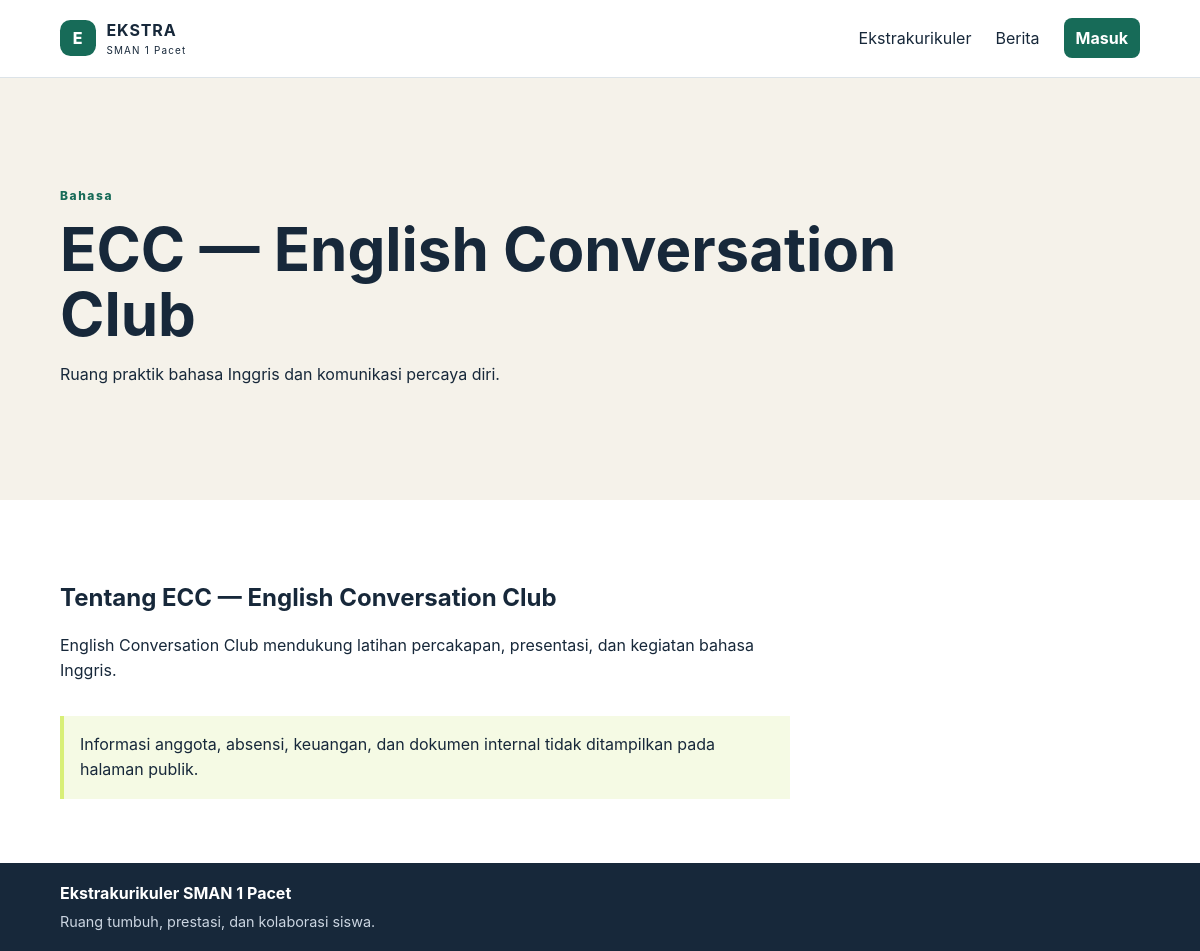
The app's page /ekstrakurikuler/ecc with its own data.
### tables this page shows
CREATE TABLE extracurriculars (id BIGINT UNSIGNED AUTO_INCREMENT PRIMARY KEY, group_id BIGINT UNSIGNED NOT NULL, name VARCHAR(150) NOT NULL, slug VARCHAR(160) NOT NULL UNIQUE, short_description VARCHAR(280) NOT NULL, description TEXT NOT NULL, status ENUM('active','inactive','archived') NOT NULL DEFAULT 'active', is_featured BOOLEAN NOT NULL DEFAULT FALSE, settings JSON NULL, created_at TIMESTAMP NOT NULL DEFAULT CURRENT_TIMESTAMP, updated_at TIMESTAMP NULL DEFAULT NULL ON UPDATE CURRENT_TIMESTAMP, CONSTRAINT fk_extra_group FOREIGN KEY(group_id) REFERENCES extracurricular_groups(id), INDEX idx_extra_public (status,is_featured,name));

CREATE TABLE extracurricular_groups (id BIGINT UNSIGNED AUTO_INCREMENT PRIMARY KEY, name VARCHAR(120) NOT NULL UNIQUE, description TEXT NULL, sort_order SMALLINT UNSIGNED NOT NULL DEFAULT 0);

### app/Core/View.php (called while the page is built, shortened)
<?php
final class View {
    public static function render(string $template, array $data = [], string $layout = 'public'): never {
        extract($data, EXTR_SKIP); ob_start(); require dirname(__DIR__, 2) . '/views/' . $template . '.php'; $content = ob_get_clean(); require dirname(__DIR__, 2) . '/views/layouts/' . $layout . '.php'; exit;
    }
    public static function e(?string $value): string { return htmlspecialchars((string)$value, ENT_QUOTES, 'UTF-8'); }
}

### app/Controllers/PublicController.php (called while the page is built, shortened)
<?php
final class PublicController {
    private ExtracurricularRepository $extras; private NewsRepository $news;
    public function __construct() {$db=App::container()->get(\App\Core\Database::class);$this->extras=new ExtracurricularRepository($db);$this->news=new NewsRepository($db);}
    public function showExtracurricular(Request $r,string $slug): never { $item=$this->extras->bySlug($slug); if(!$item){http_response_code(404);View::render('errors/404');} View::render('public/extracurricular-detail',compact('item')); }
}

### public/index.php (called while the page is built, shortened)
<?php
require dirname(__DIR__) . '/bootstrap.php';
$router = new Router();
$router->get('/', [PublicController::class, 'home']);
$router->get('/ekstrakurikuler', [PublicController::class, 'extracurriculars']);
$router->get('/ekstrakurikuler/{slug}', [PublicController::class, 'showExtracurricular']);
$router->get('/berita', [PublicController::class, 'news']);
$router->get('/berita/{slug}', [PublicController::class, 'showNews']);
$router->get('/login', [AuthController::class, 'showLogin']);
$router->post('/login', [AuthController::class, 'login']);
$router->post('/logout', [AuthController::class, 'logout']);
$router->get('/dashboard', [DashboardController::class, 'index']);
$router->get('/profil', [DashboardController::class, 'profile']);
$router->dispatch(App::request());

### bootstrap.php (called while the page is built, shortened)
<?php
spl_autoload_register(static function (string $class): void {
    $prefix = 'App\\';
    $file = __DIR__ . '/app/' . str_replace('\\', '/', substr($class, strlen($prefix))) . '.php';
});

### app/Core/App.php (called while the page is built, shortened)
<?php
final class App {
    private static Container $container;
    public static function boot(Container $container): void { self::$container = $container; }
    public static function container(): Container { return self::$container; }
}

### app/Core/Env.php (called while the page is built, shortened)
<?php
final class Env {
    public static function get(string $key, ?string $default = null): ?string { return $_ENV[$key] ?? getenv($key) ?: $default; }
}

### app/Core/Database.php (called while the page is built, shortened)
<?php
final class Database {
    private PDO $pdo;
    public function __construct() {
        $dsn = sprintf('mysql:host=%s;port=%s;dbname=%s;charset=utf8mb4', Env::get('DB_HOST', '127.0.0.1'), Env::get('DB_PORT', '3306'), Env::get('DB_DATABASE', 'ekstra_pacet'));
        $this->pdo = new PDO($dsn, Env::get('DB_USERNAME'), Env::get('DB_PASSWORD'), [PDO::ATTR_ERRMODE => PDO::ERRMODE_EXCEPTION, PDO::ATTR_DEFAULT_FETCH_MODE => PDO::FETCH_ASSOC, PDO::ATTR_EMULATE_PREPARES => false]);
    }
    public function pdo(): PDO { return $this->pdo; }
}

### app/Core/Container.php (called while the page is built, shortened)
<?php
final class Container {
    private array $entries = [];
    public function set(string $id, callable $factory): void { $this->entries[$id] = $factory; }
    public function get(string $id): object { return ($this->entries[$id])(); }
}

### app/Repositories/ExtracurricularRepository.php (called while the page is built, shortened)
<?php
final class ExtracurricularRepository {
    public function bySlug(string $slug): ?array { $s=$this->db->pdo()->prepare("SELECT e.*,g.name group_name,g.description group_description FROM extracurriculars e JOIN extracurricular_groups g ON g.id=e.group_id WHERE e.slug=? AND e.status='active'"); $s->execute([$slug]); return $s->fetch() ?: null; }
}

### app/Core/Request.php (called while the page is built, shortened)
<?php
final class Request {
    public function __construct() { $this->method = strtoupper($_SERVER['REQUEST_METHOD'] ?? 'GET'); $this->path = rtrim(parse_url($_SERVER['REQUEST_URI'] ?? '/', PHP_URL_PATH) ?: '/', '/') ?: '/'; }
}

### app/Services/Auth.php (called while the page is built, shortened)
<?php
final class Auth {
    public static function user(): ?array { Session::start(); return $_SESSION['user'] ?? null; }
}

### app/views/public/extracurricular-detail.php (the view)
<?php use App\Core\View; ?><section class="detail-hero"><p class="eyebrow"><?=View::e($item['group_name'])?></p><h1><?=View::e($item['name'])?></h1><p><?=View::e($item['short_description'])?></p></section><article class="article section"><h2>Tentang <?=View::e($item['name'])?></h2><p><?=nl2br(View::e($item['description']))?></p><aside class="notice">Informasi anggota, absensi, keuangan, dan dokumen internal tidak ditampilkan pada halaman publik.</aside></article>

### app/Core/Router.php (shortened to what this page needs)
<?php
final class Router {
    private array $routes = [];
    private function add(string $method, string $path, array $handler): void { $this->routes[] = compact('method', 'path', 'handler'); }
    public function dispatch(Request $request): never {
        foreach ($this->routes as $route) {
            $pattern = '#^' . preg_replace('#\\{([a-z_]+)\\}#', '(?P<$1>[a-z0-9-]+)', $route['path']) . '$#';
            if (preg_match($pattern, $request->path, $matches)) { $controller = new $route['handler'][0](); $method = $route['handler'][1]; $controller->$method($request, ...array_filter($matches, 'is_string', ARRAY_FILTER_USE_KEY)); }
        }
        http_response_code(404); View::render('errors/404'); exit;
    }
}

### app/views/layouts/public.php (shortened to what this page needs)
<!doctype html><html lang="id"><head><link rel="stylesheet" href="/assets/css/app.css"></head><body>
<header class="site-header"><a class="brand" href="/"><span class="brand-mark">E</span><span><strong>EKSTRA</strong><small>SMAN 1 Pacet</small></span></a><nav aria-label="Navigasi utama"><a href="/ekstrakurikuler">Ekstrakurikuler</a><a href="/berita">Berita</a><?php if(Auth::user()): ?><a class="button button-small" href="/dashboard">Dashboard</a><?php else: ?><a class="button button-small" href="/login">Masuk</a><?php endif; ?></nav></header>
<main><?= $content ?></main><footer><strong>Ekstrakurikuler SMAN 1 Pacet</strong><span>Ruang tumbuh, prestasi, dan kolaborasi siswa.</span></footer><script src="/assets/js/app.js"></script></body></html>

### public/assets/css/app.css (style rules this page uses)
:root { --ink:#17283a;--green:#176b58;--lime:#d8ef77;--sand:#f5f2ea;--muted:#64748b;--line:#dce3e8 }
* { box-sizing:border-box }
body { margin:0;font:16px/1.6 Inter,ui-sans-serif,system-ui,sans-serif;color:var(--ink);background:#fff }
a { color:inherit;text-decoration:none }
.site-header,footer { display:flex;justify-content:space-between;align-items:center;padding:1.1rem max(5vw,2rem) }
.site-header { border-bottom:1px solid var(--line) }
.site-header nav { display:flex;align-items:center;gap:1.5rem }
.brand { display:flex;gap:.65rem;align-items:center;letter-spacing:.06em }
.brand small { display:block;font-size:.62rem;letter-spacing:.12em }
.brand-mark { display:grid;place-items:center;width:2.25rem;height:2.25rem;border-radius:.65rem;background:var(--green);color:white;font-weight:800 }
.button { display:inline-block;background:var(--green);color:#fff;padding:.7rem 1rem;border:0;border-radius:.5rem;font-weight:700;cursor:pointer }
.button-small { padding:.45rem .75rem }
.hero,.detail-hero,.page-heading { padding:clamp(3rem,8vw,8rem) max(5vw,2rem);background:var(--sand) }
h1 { font-size:clamp(2.2rem,5vw,4.7rem);line-height:1.08;margin:.3rem 0 1rem;max-width:850px }
h2 { line-height:1.2 }
.eyebrow { color:var(--green);font-size:.75rem;font-weight:800;letter-spacing:.13em }
.section { padding:4rem max(5vw,2rem) }
.article { max-width:850px }
.notice { margin-top:2rem;padding:1rem;border-left:4px solid var(--lime);background:#f5fae4 }
footer { background:var(--ink);color:#fff;flex-direction:column;align-items:flex-start;gap:.25rem }
footer span { color:#cbd5e1;font-size:.9rem }

### records on screen
extracurriculars: group.name "Bahasa", name "ECC — English Conversation Club", short_description "Ruang praktik bahasa Inggris dan komunikasi percaya diri.", description "English Conversation Club mendukung latihan percakapan, presentasi, dan kegiatan bahasa Inggris."
